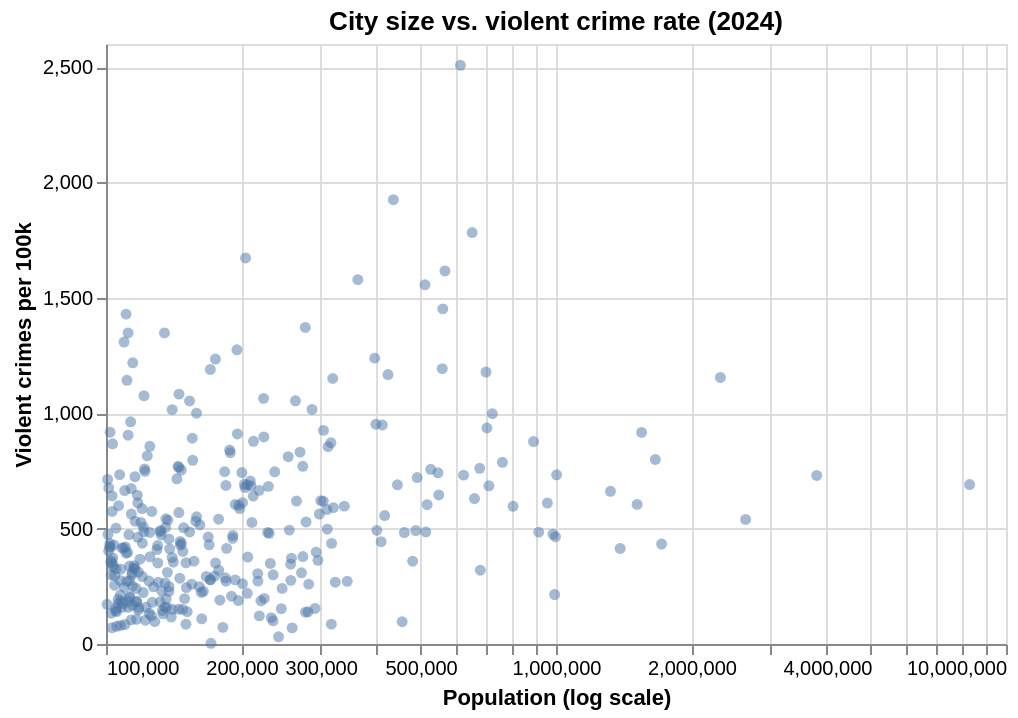

Here is the notebook cell this chart was saved with:
### Markdown cell above
### 2. Do bigger cities have more crime?
I want to see how **city size vs. violent crime**

### Code cell
# using the same 'larger' filter we made before
alt.Chart(larger[larger['year'] == 2024]).mark_circle(opacity=0.5).encode(
    x=alt.X('population:Q', scale=alt.Scale(type='log'), title='Population (log scale)'),
    y=alt.Y('violent_capita:Q', title='Violent crimes per 100k'),
).properties(title='City size vs. violent crime rate (2024)', width=450)

### Figure 1 — Vega-Lite specification as saved in the notebook (floating-point values rounded to 4 significant figures; data arrays with more than 128 entries replaced by an {"elided": "..."} marker saying what was removed)
{"config": {"view": {"continuousWidth": 300, "continuousHeight": 300}}, "data": {"name": "data-203f1f02e1f3d7af5c8a4e1816c3b662"}, "mark": {"type": "circle", "opacity": 0.5}, "encoding": {"x": {"field": "population", "scale": {"type": "log"}, "title": "Population (log scale)", "type": "quantitative"}, "y": {"field": "violent_capita", "title": "Violent crimes per 100k", "type": "quantitative"}}, "title": "City size vs. violent crime rate (2024)", "width": 450, "$schema": "https://vega.github.io/schema/vega-lite/v5.20.1.json", "datasets": {"data-203f1f02e1f3d7af5c8a4e1816c3b662": {"elided": "338 records"}}}
